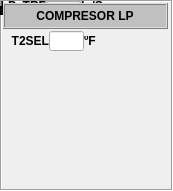
   <widget class="QFrame" name="Compresor_LP">
    <property name="geometry">
     <rect>
      <x>650</x>
      <y>60</y>
      <width>173</width>
      <height>191</height>
     </rect>
    </property>
    <property name="styleSheet">
     <string notr="true">background-color: none;</string>
    </property>
    <property name="frameShape">
     <enum>QFrame::Box</enum>
    </property>
    <property name="frameShadow">
     <enum>QFrame::Sunken</enum>
    </property>
    <widget class="QWidget" name="layoutWidget">
     <property name="geometry">
      <rect>
       <x>0</x>
       <y>0</y>
       <width>113</width>
       <height>22</height>
      </rect>
     </property>
     <layout class="QHBoxLayout" name="horizontalLayout_45">
      <property name="spacing">
       <number>0</number>
      </property>
      <item>
       <widget class="QLabel" name="label_39">
        <property name="minimumSize">
         <size>
          <width>46</width>
          <height>10</height>
         </size>
        </property>
        <property name="maximumSize">
         <size>
          <width>46</width>
          <height>10</height>
         </size>
        </property>
        <property name="font">
         <font>
          <pointsize>9</pointsize>
          <weight>75</weight>
          <bold>true</bold>
         </font>
        </property>
        <property name="text">
         <string>LP_CRF</string>
        </property>
        <property name="alignment">
         <set>Qt::AlignRight|Qt::AlignTrailing|Qt::AlignVCenter</set>
        </property>
       </widget>
      </item>
      <item>
       <widget class="QLineEdit" name="leCOMPLP_C">
        <property name="minimumSize">
         <size>
          <width>35</width>
          <height>20</height>
         </size>
        </property>
        <property name="maximumSize">
         <size>
          <width>35</width>
          <height>20</height>
         </size>
        </property>
        <property name="font">
         <font>
          <kerning>true</kerning>
         </font>
        </property>
        <property name="cursor">
         <cursorShape>IBeamCursor</cursorShape>
        </property>
        <property name="autoFillBackground">
         <bool>false</bool>
        </property>
        <property name="frame">
         <bool>true</bool>
        </property>
       </widget>
      </item>
      <item>
       <widget class="QLabel" name="label_38">
        <property name="minimumSize">
         <size>
          <width>30</width>
          <height>10</height>
         </size>
        </property>
        <property name="maximumSize">
         <size>
          <width>30</width>
          <height>10</height>
         </size>
        </property>
        <property name="font">
         <font>
          <pointsize>9</pointsize>
          <weight>75</weight>
          <bold>true</bold>
         </font>
        </property>
        <property name="text">
         <string>In/S</string>
        </property>
        <property name="alignment">
         <set>Qt::AlignLeading|Qt::AlignLeft|Qt::AlignVCenter</set>
        </property>
       </widget>
      </item>
     </layout>
    </widget>
    <widget class="QWidget" name="layoutWidget">
     <property name="geometry">
      <rect>
       <x>0</x>
       <y>0</y>
       <width>113</width>
       <height>22</height>
      </rect>
     </property>
     <layout class="QHBoxLayout" name="horizontalLayout_49">
      <property name="spacing">
       <number>0</number>
      </property>
      <item>
       <widget class="QLabel" name="label_33">
        <property name="minimumSize">
         <size>
          <width>46</width>
          <height>10</height>
         </size>
        </property>
        <property name="maximumSize">
         <size>
          <width>46</width>
          <height>10</height>
         </size>
        </property>
        <property name="font">
         <font>
          <pointsize>9</pointsize>
          <weight>75</weight>
          <bold>true</bold>
         </font>
        </property>
        <property name="text">
         <string>P0SEL</string>
        </property>
        <property name="alignment">
         <set>Qt::AlignRight|Qt::AlignTrailing|Qt::AlignVCenter</set>
        </property>
       </widget>
      </item>
      <item>
       <widget class="QLineEdit" name="leCOMPP0S">
        <property name="minimumSize">
         <size>
          <width>35</width>
          <height>20</height>
         </size>
        </property>
        <property name="maximumSize">
         <size>
          <width>35</width>
          <height>20</height>
         </size>
        </property>
        <property name="font">
         <font>
          <kerning>true</kerning>
         </font>
        </property>
        <property name="cursor">
         <cursorShape>IBeamCursor</cursorShape>
        </property>
        <property name="autoFillBackground">
         <bool>false</bool>
        </property>
        <property name="frame">
         <bool>true</bool>
        </property>
       </widget>
      </item>
      <item>
       <widget class="QLabel" name="label_31">
        <property name="minimumSize">
         <size>
          <width>30</width>
          <height>10</height>
         </size>
        </property>
        <property name="maximumSize">
         <size>
          <width>30</width>
          <height>10</height>
         </size>
        </property>
        <property name="font">
         <font>
          <pointsize>9</pointsize>
          <weight>75</weight>
          <bold>true</bold>
         </font>
        </property>
        <property name="text">
         <string>PSIA</string>
        </property>
        <property name="alignment">
         <set>Qt::AlignLeading|Qt::AlignLeft|Qt::AlignVCenter</set>
        </property>
       </widget>
      </item>
     </layout>
    </widget>
    <widget class="QWidget" name="layoutWidget">
     <property name="geometry">
      <rect>
       <x>3</x>
       <y>30</y>
       <width>113</width>
       <height>22</height>
      </rect>
     </property>
     <layout class="QHBoxLayout" name="horizontalLayout_50">
      <property name="spacing">
       <number>0</number>
      </property>
      <property name="sizeConstraint">
       <enum>QLayout::SetDefaultConstraint</enum>
      </property>
      <property name="leftMargin">
       <number>0</number>
      </property>
      <property name="bottomMargin">
       <number>0</number>
      </property>
      <item>
       <widget class="QLabel" name="label_28">
        <property name="minimumSize">
         <size>
          <width>46</width>
          <height>10</height>
         </size>
        </property>
        <property name="maximumSize">
         <size>
          <width>46</width>
          <height>10</height>
         </size>
        </property>
        <property name="font">
         <font>
          <pointsize>9</pointsize>
          <weight>75</weight>
          <bold>true</bold>
         </font>
        </property>
        <property name="text">
         <string>T2SEL</string>
        </property>
        <property name="alignment">
         <set>Qt::AlignRight|Qt::AlignTrailing|Qt::AlignVCenter</set>
        </property>
       </widget>
      </item>
      <item>
       <widget class="QLineEdit" name="leCOMPT2S">
        <property name="minimumSize">
         <size>
          <width>35</width>
          <height>20</height>
         </size>
        </property>
        <property name="maximumSize">
         <size>
          <width>35</width>
          <height>20</height>
         </size>
        </property>
        <property name="font">
         <font>
          <kerning>true</kerning>
         </font>
        </property>
        <property name="cursor">
         <cursorShape>IBeamCursor</cursorShape>
        </property>
        <property name="autoFillBackground">
         <bool>false</bool>
        </property>
        <property name="frame">
         <bool>true</bool>
        </property>
       </widget>
      </item>
      <item>
       <widget class="QLabel" name="label_30">
        <property name="minimumSize">
         <size>
          <width>30</width>
          <height>10</height>
         </size>
        </property>
        <property name="maximumSize">
         <size>
          <width>30</width>
          <height>10</height>
         </size>
        </property>
        <property name="font">
         <font>
          <pointsize>9</pointsize>
          <weight>75</weight>
          <bold>true</bold>
         </font>
        </property>
        <property name="text">
         <string>ºF</string>
        </property>
        <property name="alignment">
         <set>Qt::AlignLeading|Qt::AlignLeft|Qt::AlignVCenter</set>
        </property>
       </widget>
      </item>
     </layout>
    </widget>
    <widget class="QWidget" name="layoutWidget">
     <property name="geometry">
      <rect>
       <x>0</x>
       <y>0</y>
       <width>113</width>
       <height>13</height>
      </rect>
     </property>
     <layout class="QHBoxLayout" name="horizontalLayout_44">
      <property name="spacing">
       <number>0</number>
      </property>
      <item>
       <widget class="QLabel" name="label_41">
        <property name="minimumSize">
         <size>
          <width>46</width>
          <height>10</height>
         </size>
        </property>
        <property name="maximumSize">
         <size>
          <width>46</width>
          <height>10</height>
         </size>
        </property>
        <property name="font">
         <font>
          <pointsize>9</pointsize>
          <weight>75</weight>
          <bold>true</bold>
         </font>
        </property>
        <property name="text">
         <string>LP_TRF</string>
        </property>
        <property name="alignment">
         <set>Qt::AlignRight|Qt::AlignTrailing|Qt::AlignVCenter</set>
        </property>
       </widget>
      </item>
      <item>
       <widget class="QLineEdit" name="leCOMPLP_T">
        <property name="minimumSize">
         <size>
          <width>35</width>
          <height>11</height>
         </size>
        </property>
        <property name="maximumSize">
         <size>
          <width>35</width>
          <height>15</height>
         </size>
        </property>
        <property name="font">
         <font>
          <kerning>true</kerning>
         </font>
        </property>
        <property name="cursor">
         <cursorShape>IBeamCursor</cursorShape>
        </property>
        <property name="autoFillBackground">
         <bool>false</bool>
        </property>
        <property name="text">
         <string>33</string>
        </property>
        <property name="frame">
         <bool>true</bool>
        </property>
       </widget>
      </item>
      <item>
       <widget class="QLabel" name="label_40">
        <property name="minimumSize">
         <size>
          <width>30</width>
          <height>10</height>
         </size>
        </property>
        <property name="maximumSize">
         <size>
          <width>30</width>
          <height>10</height>
         </size>
        </property>
        <property name="font">
         <font>
          <pointsize>9</pointsize>
          <weight>75</weight>
          <bold>true</bold>
         </font>
        </property>
        <property name="text">
         <string>In/S</string>
        </property>
        <property name="alignment">
         <set>Qt::AlignLeading|Qt::AlignLeft|Qt::AlignVCenter</set>
        </property>
       </widget>
      </item>
     </layout>
    </widget>
    <widget class="QWidget" name="layoutWidget">
     <property name="geometry">
      <rect>
       <x>0</x>
       <y>0</y>
       <width>113</width>
       <height>22</height>
      </rect>
     </property>
     <layout class="QHBoxLayout" name="horizontalLayout_46">
      <property name="spacing">
       <number>0</number>
      </property>
      <item>
       <widget class="QLabel" name="label_29">
        <property name="minimumSize">
         <size>
          <width>46</width>
          <height>10</height>
         </size>
        </property>
        <property name="maximumSize">
         <size>
          <width>46</width>
          <height>10</height>
         </size>
        </property>
        <property name="font">
         <font>
          <pointsize>9</pointsize>
          <weight>75</weight>
          <bold>true</bold>
         </font>
        </property>
        <property name="text">
         <string>PTBSEL</string>
        </property>
        <property name="alignment">
         <set>Qt::AlignRight|Qt::AlignTrailing|Qt::AlignVCenter</set>
        </property>
       </widget>
      </item>
      <item>
       <widget class="QLineEdit" name="leCOMPPTBS">
        <property name="minimumSize">
         <size>
          <width>35</width>
          <height>20</height>
         </size>
        </property>
        <property name="maximumSize">
         <size>
          <width>35</width>
          <height>20</height>
         </size>
        </property>
        <property name="font">
         <font>
          <kerning>true</kerning>
         </font>
        </property>
        <property name="cursor">
         <cursorShape>IBeamCursor</cursorShape>
        </property>
        <property name="autoFillBackground">
         <bool>false</bool>
        </property>
        <property name="frame">
         <bool>true</bool>
        </property>
       </widget>
      </item>
      <item>
       <widget class="QLabel" name="label_37">
        <property name="minimumSize">
         <size>
          <width>30</width>
          <height>10</height>
         </size>
        </property>
        <property name="maximumSize">
         <size>
          <width>30</width>
          <height>10</height>
         </size>
        </property>
        <property name="font">
         <font>
          <pointsize>9</pointsize>
          <weight>75</weight>
          <bold>true</bold>
         </font>
        </property>
        <property name="text">
         <string>PSIA</string>
        </property>
        <property name="alignment">
         <set>Qt::AlignLeading|Qt::AlignLeft|Qt::AlignVCenter</set>
        </property>
       </widget>
      </item>
     </layout>
    </widget>
    <widget class="QWidget" name="layoutWidget">
     <property name="geometry">
      <rect>
       <x>0</x>
       <y>0</y>
       <width>113</width>
       <height>22</height>
      </rect>
     </property>
     <layout class="QHBoxLayout" name="horizontalLayout_47">
      <property name="spacing">
       <number>0</number>
      </property>
      <item>
       <widget class="QLabel" name="label_36">
        <property name="minimumSize">
         <size>
          <width>46</width>
          <height>10</height>
         </size>
        </property>
        <property name="maximumSize">
         <size>
          <width>46</width>
          <height>10</height>
         </size>
        </property>
        <property name="font">
         <font>
          <pointsize>9</pointsize>
          <weight>75</weight>
          <bold>true</bold>
         </font>
        </property>
        <property name="text">
         <string>P48SEL</string>
        </property>
        <property name="alignment">
         <set>Qt::AlignRight|Qt::AlignTrailing|Qt::AlignVCenter</set>
        </property>
       </widget>
      </item>
      <item>
       <widget class="QLineEdit" name="leCOMPP48S">
        <property name="minimumSize">
         <size>
          <width>35</width>
          <height>20</height>
         </size>
        </property>
        <property name="maximumSize">
         <size>
          <width>35</width>
          <height>20</height>
         </size>
        </property>
        <property name="font">
         <font>
          <kerning>true</kerning>
         </font>
        </property>
        <property name="cursor">
         <cursorShape>IBeamCursor</cursorShape>
        </property>
        <property name="autoFillBackground">
         <bool>false</bool>
        </property>
        <property name="frame">
         <bool>true</bool>
        </property>
       </widget>
      </item>
      <item>
       <widget class="QLabel" name="label_32">
        <property name="minimumSize">
         <size>
          <width>30</width>
          <height>10</height>
         </size>
        </property>
        <property name="maximumSize">
         <size>
          <width>30</width>
          <height>10</height>
         </size>
        </property>
        <property name="font">
         <font>
          <pointsize>9</pointsize>
          <weight>75</weight>
          <bold>true</bold>
         </font>
        </property>
        <property name="text">
         <string>PSIA</string>
        </property>
        <property name="alignment">
         <set>Qt::AlignLeading|Qt::AlignLeft|Qt::AlignVCenter</set>
        </property>
       </widget>
      </item>
     </layout>
    </widget>
    <widget class="QWidget" name="layoutWidget">
     <property name="geometry">
      <rect>
       <x>0</x>
       <y>0</y>
       <width>113</width>
       <height>22</height>
      </rect>
     </property>
     <layout class="QHBoxLayout" name="horizontalLayout_48">
      <property name="spacing">
       <number>0</number>
      </property>
      <item>
       <widget class="QLabel" name="label_34">
        <property name="minimumSize">
         <size>
          <width>46</width>
          <height>10</height>
         </size>
        </property>
        <property name="maximumSize">
         <size>
          <width>46</width>
          <height>10</height>
         </size>
        </property>
        <property name="font">
         <font>
          <pointsize>9</pointsize>
          <weight>75</weight>
          <bold>true</bold>
         </font>
        </property>
        <property name="text">
         <string>T48SEL</string>
        </property>
        <property name="alignment">
         <set>Qt::AlignRight|Qt::AlignTrailing|Qt::AlignVCenter</set>
        </property>
       </widget>
      </item>
      <item>
       <widget class="QLineEdit" name="leCOMPT48S">
        <property name="minimumSize">
         <size>
          <width>35</width>
          <height>20</height>
         </size>
        </property>
        <property name="maximumSize">
         <size>
          <width>35</width>
          <height>20</height>
         </size>
        </property>
        <property name="font">
         <font>
          <kerning>true</kerning>
         </font>
        </property>
        <property name="cursor">
         <cursorShape>IBeamCursor</cursorShape>
        </property>
        <property name="autoFillBackground">
         <bool>false</bool>
        </property>
        <property name="frame">
         <bool>true</bool>
        </property>
       </widget>
      </item>
      <item>
       <widget class="QLabel" name="label_35">
        <property name="minimumSize">
         <size>
          <width>30</width>
          <height>10</height>
         </size>
        </property>
        <property name="maximumSize">
         <size>
          <width>30</width>
          <height>10</height>
         </size>
        </property>
        <property name="font">
         <font>
          <pointsize>9</pointsize>
          <weight>75</weight>
          <bold>true</bold>
         </font>
        </property>
        <property name="text">
         <string>ºF</string>
        </property>
        <property name="alignment">
         <set>Qt::AlignLeading|Qt::AlignLeft|Qt::AlignVCenter</set>
        </property>
       </widget>
      </item>
     </layout>
    </widget>
    <widget class="QFrame" name="frame_10">
     <property name="geometry">
      <rect>
       <x>3</x>
       <y>3</y>
       <width>165</width>
       <height>26</height>
      </rect>
     </property>
     <property name="minimumSize">
      <size>
       <width>0</width>
       <height>26</height>
      </size>
     </property>
     <property name="maximumSize">
      <size>
       <width>165</width>
       <height>26</height>
      </size>
     </property>
     <property name="styleSheet">
      <string notr="true">background-color: rgb(192, 192, 192);</string>
     </property>
     <property name="frameShape">
      <enum>QFrame::Box</enum>
     </property>
     <property name="frameShadow">
      <enum>QFrame::Raised</enum>
     </property>
     <layout class="QGridLayout" name="gridLayout_13">
      <property name="margin">
       <number>0</number>
      </property>
      <property name="spacing">
       <number>0</number>
      </property>
      <item row="0" column="0">
       <widget class="QLabel" name="label_12">
        <property name="maximumSize">
         <size>
          <width>102</width>
          <height>20</height>
         </size>
        </property>
        <property name="font">
         <font>
          <pointsize>9</pointsize>
          <weight>75</weight>
          <bold>true</bold>
         </font>
        </property>
        <property name="text">
         <string>COMPRESOR LP</string>
        </property>
        <property name="alignment">
         <set>Qt::AlignCenter</set>
        </property>
       </widget>
      </item>
     </layout>
    </widget>
   </widget>
